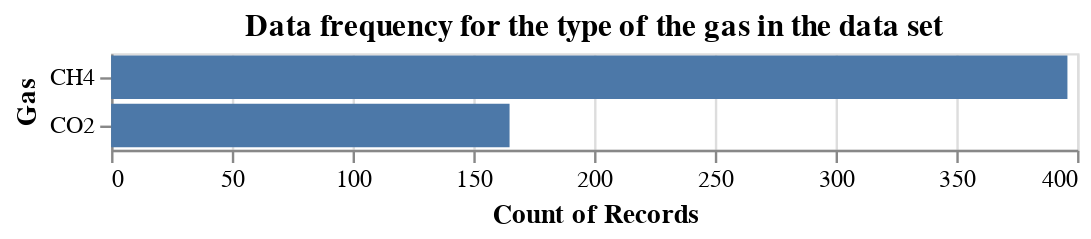

Notebook code cell kept with this figure:
### Code cell
alt.Chart(ift_data, title = 'Data frequency for the type of the gas in the data set').mark_bar().encode(
    alt.Y('Gas:N', title = 'Gas'),
    alt.X('count(Gas):Q' ),
).interactive()

### Figure 1 — Vega-Lite specification as saved in the notebook (floating-point values rounded to 4 significant figures; data arrays with more than 128 entries replaced by an {"elided": "..."} marker saying what was removed)
{"config": {"view": {"continuousWidth": 400, "continuousHeight": 300}}, "data": {"name": "data-5e3ffaa7e5be3c65654c979659429c40"}, "mark": "bar", "encoding": {"x": {"type": "quantitative", "aggregate": "count", "field": "Gas"}, "y": {"type": "nominal", "field": "Gas", "title": "Gas"}}, "selection": {"selector031": {"type": "interval", "bind": "scales", "encodings": ["x", "y"]}}, "title": "Data frequency for the type of the gas in the data set", "$schema": "https://vega.github.io/schema/vega-lite/v4.8.1.json", "datasets": {"data-5e3ffaa7e5be3c65654c979659429c40": {"elided": "561 records"}}}
